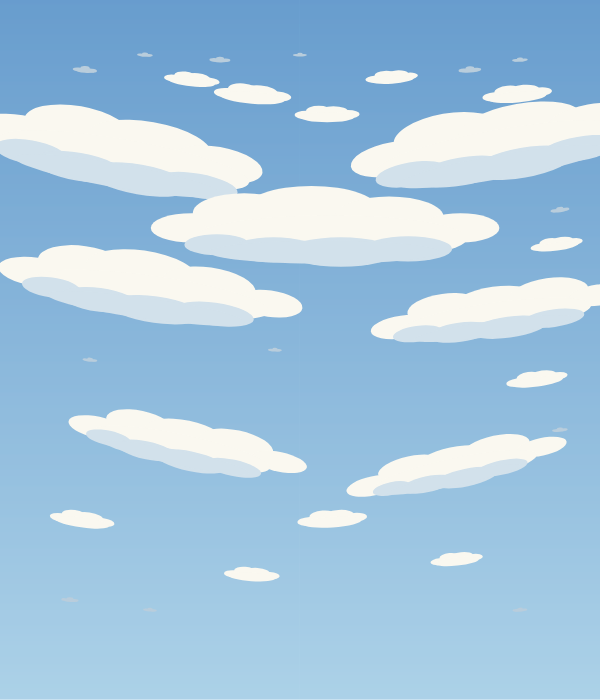
Frame 1 (no input)
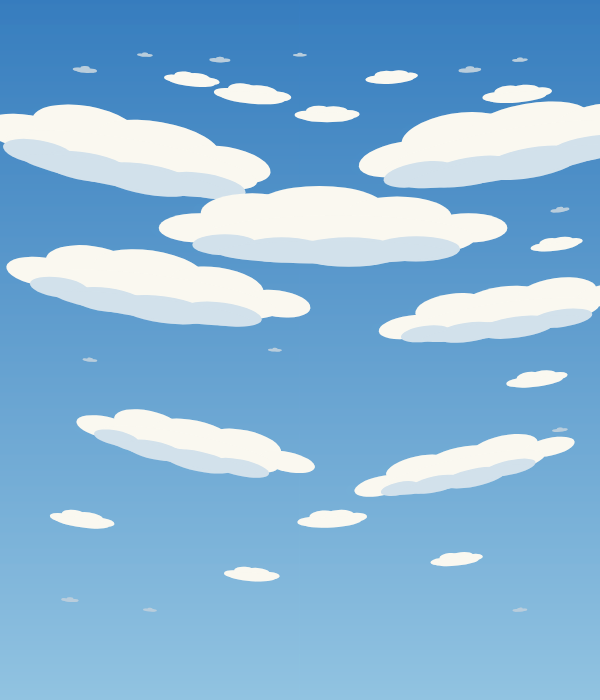
Frame 60 (no input)
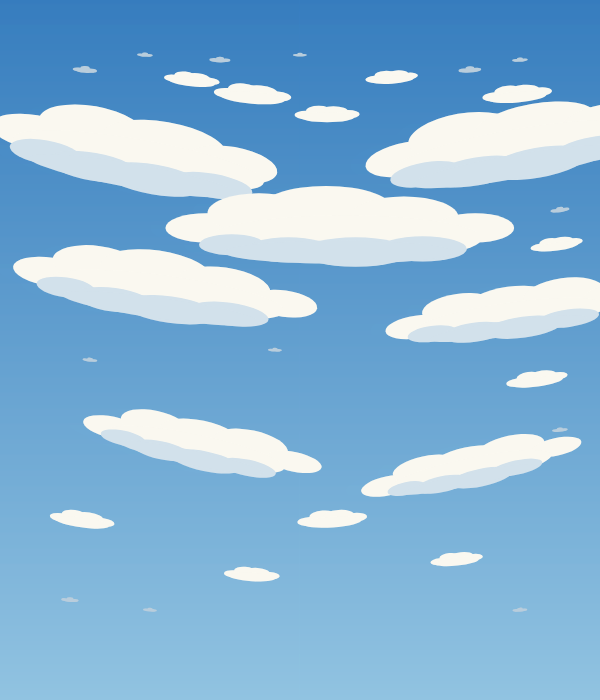
Frame 120 (the mouse pressed at the canvas centre since frame 60)

The p5.js sketch that drew these frames (run headless with seeded random() and noise() and a simulated clock; from frame 60 on, the mouse is pressed at the canvas centre):

// p5.js sketch
// ── sketch.js
let cloudMove = 0;

function setup() {
  createCanvas(600, 700);
  angleMode(DEGREES);
}

function draw() {
  cloudMove = sin(frameCount * 0.4) * 20;
  let seasonFrame = frameCount % 1500;

  if (seasonFrame < 225) {
    drawSpringSky();
    drawSpringClouds(255);

  } else if (seasonFrame < 375) {
    let amount = (seasonFrame - 225) / 150;

    drawSkyTransition(
      color(55, 125, 190),
      color(145, 195, 225),
      color(65, 150, 220),
      color(170, 225, 245),
      amount
    );

    let springAlpha = lerp(255, 0, amount);
    drawSpringClouds(springAlpha);

    let sunAlpha = lerp(0, 255, amount);
    drawMovingSun(seasonFrame, sunAlpha);

    let summerAlpha = lerp(0, 255, amount);
    drawSummerClouds(summerAlpha);

  } else if (seasonFrame < 600) {
    drawSummerSky();
    drawMovingSun(seasonFrame, 255);
    drawSummerClouds(255);

  } else if (seasonFrame < 750) {
    let amount = (seasonFrame - 600) / 150;

    drawSkyTransition(
      color(65, 150, 220),
      color(170, 225, 245),
      color(185, 105, 55),
      color(245, 190, 115),
      amount
    );

    let sunAlpha = lerp(255, 0, amount);
    drawMovingSun(seasonFrame, sunAlpha);

    let summerAlpha = lerp(255, 0, amount);
    drawSummerClouds(summerAlpha);

    let autumnAlpha = lerp(0, 255, amount);
    drawAutumnClouds(autumnAlpha);
    drawAutumnLeaves(autumnAlpha);

  } else if (seasonFrame < 915) {
    drawAutumnSky();
    drawAutumnClouds(255);
    drawAutumnLeaves(255);

  } else if (seasonFrame < 1125) {
    let amount = (seasonFrame - 915) / 210;
    let smoothAmount = amount * amount * (3 - 2 * amount);

    drawSkyTransition(
      color(185, 105, 55),
      color(245, 190, 115),
      color(90, 115, 145),
      color(180, 195, 210),
      smoothAmount
    );

    let autumnAlpha = lerp(255, 0, smoothAmount);
    drawAutumnClouds(autumnAlpha);
    drawAutumnLeaves(autumnAlpha);

    let winterAlpha = lerp(0, 255, smoothAmount);
    drawWinterClouds(winterAlpha);
    drawSnow(winterAlpha);

  } else if (seasonFrame < 1290) {
    drawWinterSky();
    drawWinterClouds(255);
    drawSnow(255);

  } else {
    let amount = (seasonFrame - 1290) / 210;
    let smoothAmount = amount * amount * (3 - 2 * amount);

    drawSkyTransition(
      color(90, 115, 145),
      color(180, 195, 210),
      color(55, 125, 190),
      color(145, 195, 225),
      smoothAmount
    );

    let winterAlpha = lerp(255, 0, smoothAmount);
    drawWinterClouds(winterAlpha);
    drawSnow(winterAlpha);

    let springAlpha = lerp(0, 255, smoothAmount);
    drawSpringClouds(springAlpha);
  }
}


// =====================================================
// GRADIENT SKY
// =====================================================

function drawGradientSky(topColor, bottomColor) {
  for (let y = 0; y < height; y++) {
    let amount = map(y, 0, height, 0, 1);
    let skyColor = lerpColor(topColor, bottomColor, amount);

    stroke(skyColor);
    line(0, y, width, y);
  }
}


// =====================================================
// SKY TRANSITION
// =====================================================

function drawSkyTransition(
  oldTop,
  oldBottom,
  newTop,
  newBottom,
  amount
) {
  let topColor = lerpColor(oldTop, newTop, amount);
  let bottomColor = lerpColor(oldBottom, newBottom, amount);

  drawGradientSky(topColor, bottomColor);
}


// =====================================================
// SPRING SKY
// Darker spring blue
// =====================================================

function drawSpringSky() {
  let topColor = color(55, 125, 190);
  let bottomColor = color(145, 195, 225);

  drawGradientSky(topColor, bottomColor);
}


// =====================================================
// SUMMER SKY
// =====================================================

function drawSummerSky() {
  let topColor = color(65, 150, 220);
  let bottomColor = color(170, 225, 245);

  drawGradientSky(topColor, bottomColor);
}


// =====================================================
// AUTUMN SKY
// =====================================================

function drawAutumnSky() {
  let topColor = color(185, 105, 55);
  let bottomColor = color(245, 190, 115);

  drawGradientSky(topColor, bottomColor);
}


// =====================================================
// WINTER SKY
// =====================================================

function drawWinterSky() {
  let topColor = color(90, 115, 145);
  let bottomColor = color(180, 195, 210);

  drawGradientSky(topColor, bottomColor);
}


// =====================================================
// MOVING SUN
// =====================================================

function drawMovingSun(seasonFrame, sunAlpha) {
  let sunProgress = map(
    seasonFrame,
    225,
    750,
    0,
    1
  );

  sunProgress = constrain(
    sunProgress,
    0,
    1
  );

  let sunX = lerp(
    60,
    540,
    sunProgress
  );

  let sunY =
    200 -
    sin(sunProgress * 180) * 120;

  noStroke();

  fill(
    255,
    220,
    90,
    sunAlpha * 0.15
  );

  ellipse(
    sunX,
    sunY,
    150,
    150
  );

  fill(
    255,
    220,
    80,
    sunAlpha * 0.30
  );

  ellipse(
    sunX,
    sunY,
    110,
    110
  );

  fill(
    255,
    225,
    90,
    sunAlpha
  );

  ellipse(
    sunX,
    sunY,
    68,
    68
  );
}


// =====================================================
// SPRING CLOUDS
// =====================================================

function drawSpringClouds(alphaValue) {
  let bigCloudColor =
    color(250, 248, 240, alphaValue);

  let bigShadowColor =
    color(210, 225, 235, alphaValue);

  let mediumCloudColor =
    color(250, 248, 240, alphaValue);

  let smallCloudColor =
    color(185, 205, 220, alphaValue);


  drawBigCloud1(
    110 + cloudMove,
    150,
    1.00,
    10,
    bigCloudColor,
    bigShadowColor
  );

  drawBigCloud2(
    130 + cloudMove,
    285,
    0.95,
    8,
    bigCloudColor,
    bigShadowColor
  );

  drawBigCloud3(
    165 + cloudMove,
    440,
    0.82,
    12,
    bigCloudColor,
    bigShadowColor
  );

  drawBigCloud4(
    305 + cloudMove,
    230,
    1.05,
    0,
    bigCloudColor,
    bigShadowColor
  );

  drawBigCloud5(
    485 + cloudMove,
    145,
    1.00,
    -10,
    bigCloudColor,
    bigShadowColor
  );

  drawBigCloud6(
    475 + cloudMove,
    315,
    0.88,
    -8,
    bigCloudColor,
    bigShadowColor
  );

  drawBigCloud7(
    440 + cloudMove,
    470,
    0.80,
    -12,
    bigCloudColor,
    bigShadowColor
  );


  drawMediumCloud(
    250,
    95,
    0.50,
    5,
    mediumCloudColor
  );

  drawMediumCloud(
    325,
    115,
    0.42,
    0,
    mediumCloudColor
  );

  drawMediumCloud(
    515,
    95,
    0.45,
    -5,
    mediumCloudColor
  );

  drawMediumCloud(
    80,
    520,
    0.42,
    8,
    mediumCloudColor
  );

  drawMediumCloud(
    330,
    520,
    0.45,
    -4,
    mediumCloudColor
  );

  drawMediumCloud(
    535,
    380,
    0.40,
    -8,
    mediumCloudColor
  );

  drawMediumCloud(
    190,
    80,
    0.36,
    6,
    mediumCloudColor
  );

  drawMediumCloud(
    390,
    78,
    0.34,
    -4,
    mediumCloudColor
  );

  drawMediumCloud(
    555,
    245,
    0.34,
    -8,
    mediumCloudColor
  );

  drawMediumCloud(
    250,
    575,
    0.36,
    4,
    mediumCloudColor
  );

  drawMediumCloud(
    455,
    560,
    0.34,
    -6,
    mediumCloudColor
  );


  drawSmallCloud(
    85,
    70,
    0.28,
    5,
    smallCloudColor
  );

  drawSmallCloud(
    220,
    60,
    0.24,
    2,
    smallCloudColor
  );

  drawSmallCloud(
    470,
    70,
    0.26,
    -4,
    smallCloudColor
  );

  drawSmallCloud(
    560,
    210,
    0.22,
    -8,
    smallCloudColor
  );

  drawSmallCloud(
    70,
    600,
    0.20,
    5,
    smallCloudColor
  );

  drawSmallCloud(
    145,
    55,
    0.18,
    4,
    smallCloudColor
  );

  drawSmallCloud(
    300,
    55,
    0.16,
    0,
    smallCloudColor
  );

  drawSmallCloud(
    520,
    60,
    0.18,
    -4,
    smallCloudColor
  );

  drawSmallCloud(
    275,
    350,
    0.16,
    3,
    smallCloudColor
  );

  drawSmallCloud(
    90,
    360,
    0.17,
    6,
    smallCloudColor
  );

  drawSmallCloud(
    560,
    430,
    0.18,
    -6,
    smallCloudColor
  );

  drawSmallCloud(
    150,
    610,
    0.16,
    4,
    smallCloudColor
  );

  drawSmallCloud(
    520,
    610,
    0.17,
    -4,
    smallCloudColor
  );
}


// =====================================================
// SUMMER CLOUDS
// =====================================================

function drawSummerClouds(alphaValue) {
  let summerCloudColor =
    color(255, 253, 245, alphaValue);

  let summerShadowColor =
    color(215, 235, 245, alphaValue);


  drawBigCloud1(
    120 + cloudMove,
    145,
    0.85,
    5,
    summerCloudColor,
    summerShadowColor
  );

  drawBigCloud5(
    480 + cloudMove,
    260,
    0.75,
    -6,
    summerCloudColor,
    summerShadowColor
  );

  drawMediumCloud(
    330,
    90,
    0.45,
    0,
    summerCloudColor
  );

  drawSmallCloud(
    540,
    90,
    0.25,
    -5,
    summerCloudColor
  );

  drawSmallCloud(
    210,
    500,
    0.22,
    4,
    summerCloudColor
  );
}


// =====================================================
// AUTUMN CLOUDS
// =====================================================

function drawAutumnClouds(alphaValue) {
  let autumnCloudColor =
    color(225, 190, 160, alphaValue);

  let autumnShadowColor =
    color(190, 145, 125, alphaValue);


  drawBigCloud2(
    120 + cloudMove,
    150,
    0.80,
    7,
    autumnCloudColor,
    autumnShadowColor
  );

  drawBigCloud6(
    470 + cloudMove,
    240,
    0.72,
    -7,
    autumnCloudColor,
    autumnShadowColor
  );

  drawMediumCloud(
    310,
    95,
    0.42,
    0,
    autumnCloudColor
  );

  drawMediumCloud(
    510,
    410,
    0.38,
    -5,
    autumnCloudColor
  );

  drawSmallCloud(
    130,
    450,
    0.22,
    5,
    autumnCloudColor
  );
}


// =====================================================
// AUTUMN LEAVES
// =====================================================

function drawAutumnLeaves(alphaValue) {
  let y1 =
    (frameCount * 0.50) % 760 - 30;

  let y2 =
    (frameCount * 0.40 + 160) % 760 - 30;

  let y3 =
    (frameCount * 0.60 + 320) % 760 - 30;

  let y4 =
    (frameCount * 0.35 + 480) % 760 - 30;

  let y5 =
    (frameCount * 0.45 + 600) % 760 - 30;

  let y6 =
    (frameCount * 0.55 + 250) % 760 - 30;

  let y7 =
    (frameCount * 0.375 + 420) % 760 - 30;

  let y8 =
    (frameCount * 0.475 + 80) % 760 - 30;


  let sway1 =
    sin(frameCount * 1.0) * 20;

  let sway2 =
    sin(frameCount * 0.85 + 60) * 25;

  let sway3 =
    sin(frameCount * 1.1 + 120) * 18;

  let sway4 =
    sin(frameCount * 0.75 + 180) * 28;

  let sway5 =
    sin(frameCount * 0.95 + 240) * 22;

  let sway6 =
    sin(frameCount * 0.8 + 300) * 20;

  let sway7 =
    sin(frameCount * 1.05 + 100) * 24;

  let sway8 =
    sin(frameCount * 0.9 + 200) * 18;


  drawLeaf(
    80 + sway1,
    y1,
    14,
    frameCount * 1.0,
    color(190, 75, 35, alphaValue)
  );

  drawLeaf(
    170 + sway2,
    y2,
    12,
    frameCount * 0.75,
    color(220, 120, 35, alphaValue)
  );

  drawLeaf(
    260 + sway3,
    y3,
    15,
    frameCount * 1.1,
    color(165, 65, 35, alphaValue)
  );

  drawLeaf(
    350 + sway4,
    y4,
    13,
    frameCount * 0.85,
    color(235, 145, 45, alphaValue)
  );

  drawLeaf(
    450 + sway5,
    y5,
    14,
    frameCount * 1.05,
    color(185, 80, 30, alphaValue)
  );

  drawLeaf(
    540 + sway6,
    y6,
    12,
    frameCount * 0.9,
    color(225, 110, 35, alphaValue)
  );

  drawLeaf(
    210 + sway7,
    y7,
    11,
    frameCount * 1.15,
    color(200, 90, 30, alphaValue)
  );

  drawLeaf(
    410 + sway8,
    y8,
    13,
    frameCount * 0.8,
    color(235, 155, 55, alphaValue)
  );
}


// =====================================================
// ONE AUTUMN LEAF
// =====================================================

function drawLeaf(
  x,
  y,
  leafSize,
  leafAngle,
  leafColor
) {
  push();

  translate(x, y);
  rotate(leafAngle);

  noStroke();
  fill(leafColor);

  ellipse(
    0,
    0,
    leafSize,
    leafSize * 0.55
  );

  triangle(
    leafSize * 0.35,
    0,
    leafSize * 0.65,
    -3,
    leafSize * 0.65,
    3
  );

  pop();
}


// =====================================================
// WINTER CLOUDS
// =====================================================

function drawWinterClouds(alphaValue) {
  let winterCloudColor =
    color(195, 205, 215, alphaValue);

  let winterShadowColor =
    color(150, 165, 180, alphaValue);


  drawBigCloud1(
    90 + cloudMove,
    120,
    1.00,
    5,
    winterCloudColor,
    winterShadowColor
  );

  drawBigCloud2(
    300 + cloudMove,
    170,
    0.95,
    0,
    winterCloudColor,
    winterShadowColor
  );

  drawBigCloud3(
    500 + cloudMove,
    110,
    0.90,
    -6,
    winterCloudColor,
    winterShadowColor
  );

  drawBigCloud6(
    450 + cloudMove,
    330,
    0.80,
    -5,
    winterCloudColor,
    winterShadowColor
  );

  drawMediumCloud(
    150,
    300,
    0.48,
    4,
    winterCloudColor
  );

  drawMediumCloud(
    330,
    420,
    0.42,
    -3,
    winterCloudColor
  );

  drawSmallCloud(
    520,
    500,
    0.25,
    -5,
    winterCloudColor
  );
}


// =====================================================
// SNOW
// =====================================================

function drawSnow(alphaValue) {
  noStroke();

  fill(
    255,
    255,
    255,
    alphaValue
  );

  drawSnowflake(
    50,
    (frameCount * 0.60) % 720,
    6
  );

  drawSnowflake(
    110,
    (frameCount * 0.40 + 120) % 720,
    4
  );

  drawSnowflake(
    170,
    (frameCount * 0.50 + 250) % 720,
    5
  );

  drawSnowflake(
    230,
    (frameCount * 0.70 + 60) % 720,
    4
  );

  drawSnowflake(
    290,
    (frameCount * 0.45 + 380) % 720,
    6
  );

  drawSnowflake(
    350,
    (frameCount * 0.55 + 180) % 720,
    5
  );

  drawSnowflake(
    410,
    (frameCount * 0.375 + 470) % 720,
    4
  );

  drawSnowflake(
    470,
    (frameCount * 0.65 + 300) % 720,
    6
  );

  drawSnowflake(
    530,
    (frameCount * 0.425 + 520) % 720,
    5
  );

  drawSnowflake(
    580,
    (frameCount * 0.575 + 90) % 720,
    4
  );

  drawSnowflake(
    80,
    (frameCount * 0.45 + 400) % 720,
    3
  );

  drawSnowflake(
    145,
    (frameCount * 0.625 + 550) % 720,
    4
  );

  drawSnowflake(
    205,
    (frameCount * 0.35 + 330) % 720,
    3
  );

  drawSnowflake(
    320,
    (frameCount * 0.50 + 620) % 720,
    4
  );

  drawSnowflake(
    390,
    (frameCount * 0.65 + 40) % 720,
    3
  );

  drawSnowflake(
    500,
    (frameCount * 0.475 + 200) % 720,
    4
  );

  drawSnowflake(
    555,
    (frameCount * 0.40 + 350) % 720,
    3
  );
}


// =====================================================
// ONE SNOWFLAKE
// =====================================================

function drawSnowflake(
  x,
  y,
  snowSize
) {
  let snowX =
    x +
    sin(frameCount * 0.75 + x) * 8;

  ellipse(
    snowX,
    y,
    snowSize,
    snowSize
  );
}


// =====================================================
// REFERENCE CLOUD A
// =====================================================

function drawReferenceCloudA(
  x,
  y,
  s,
  angle,
  mainColor,
  shadowColor
) {
  push();

  translate(x, y);
  rotate(angle);
  noStroke();

  fill(mainColor);

  ellipse(-92 * s, -2 * s, 88 * s, 34 * s);
  ellipse(-36 * s, -16 * s, 108 * s, 44 * s);
  ellipse(38 * s, -12 * s, 126 * s, 46 * s);
  ellipse(108 * s, -4 * s, 92 * s, 36 * s);
  ellipse(15 * s, 8 * s, 255 * s, 42 * s);

  fill(shadowColor);

  ellipse(-78 * s, 16 * s, 72 * s, 24 * s);
  ellipse(-28 * s, 22 * s, 92 * s, 28 * s);
  ellipse(34 * s, 24 * s, 102 * s, 30 * s);
  ellipse(92 * s, 20 * s, 82 * s, 24 * s);
  ellipse(12 * s, 24 * s, 210 * s, 24 * s);

  pop();
}


// =====================================================
// REFERENCE CLOUD B
// =====================================================

function drawReferenceCloudB(
  x,
  y,
  s,
  angle,
  mainColor,
  shadowColor
) {
  push();

  translate(x, y);
  rotate(angle);
  noStroke();

  fill(mainColor);

  ellipse(-100 * s, 0 * s, 80 * s, 30 * s);
  ellipse(-52 * s, -14 * s, 96 * s, 40 * s);
  ellipse(10 * s, -16 * s, 118 * s, 44 * s);
  ellipse(82 * s, -10 * s, 100 * s, 40 * s);
  ellipse(148 * s, -1 * s, 70 * s, 28 * s);
  ellipse(24 * s, 7 * s, 250 * s, 40 * s);

  fill(shadowColor);

  ellipse(-82 * s, 14 * s, 62 * s, 21 * s);
  ellipse(-30 * s, 20 * s, 82 * s, 25 * s);
  ellipse(30 * s, 22 * s, 100 * s, 28 * s);
  ellipse(92 * s, 18 * s, 84 * s, 24 * s);
  ellipse(20 * s, 22 * s, 210 * s, 22 * s);

  pop();
}


// =====================================================
// REFERENCE CLOUD C
// =====================================================

function drawReferenceCloudC(
  x,
  y,
  s,
  angle,
  mainColor,
  shadowColor
) {
  push();

  translate(x, y);
  rotate(angle);
  noStroke();

  fill(mainColor);

  ellipse(-84 * s, 2 * s, 72 * s, 26 * s);
  ellipse(-34 * s, -12 * s, 84 * s, 34 * s);
  ellipse(24 * s, -10 * s, 102 * s, 38 * s);
  ellipse(86 * s, -12 * s, 92 * s, 36 * s);
  ellipse(142 * s, -3 * s, 68 * s, 24 * s);
  ellipse(22 * s, 7 * s, 220 * s, 36 * s);

  fill(shadowColor);

  ellipse(-68 * s, 12 * s, 56 * s, 18 * s);
  ellipse(-20 * s, 17 * s, 72 * s, 22 * s);
  ellipse(36 * s, 19 * s, 88 * s, 24 * s);
  ellipse(88 * s, 16 * s, 70 * s, 20 * s);
  ellipse(18 * s, 18 * s, 180 * s, 18 * s);

  pop();
}


// =====================================================
// BIG CLOUD 1
// =====================================================

function drawBigCloud1(
  x,
  y,
  s,
  angle,
  mainColor,
  shadowColor
) {
  drawReferenceCloudA(
    x,
    y,
    s,
    angle,
    mainColor,
    shadowColor
  );
}


// =====================================================
// BIG CLOUD 2
// =====================================================

function drawBigCloud2(
  x,
  y,
  s,
  angle,
  mainColor,
  shadowColor
) {
  drawReferenceCloudB(
    x,
    y,
    s,
    angle,
    mainColor,
    shadowColor
  );
}


// =====================================================
// BIG CLOUD 3
// =====================================================

function drawBigCloud3(
  x,
  y,
  s,
  angle,
  mainColor,
  shadowColor
) {
  drawReferenceCloudC(
    x,
    y,
    s,
    angle,
    mainColor,
    shadowColor
  );
}


// =====================================================
// BIG CLOUD 4
// =====================================================

function drawBigCloud4(
  x,
  y,
  s,
  angle,
  mainColor,
  shadowColor
) {
  push();

  translate(x, y);
  rotate(angle);
  noStroke();

  fill(mainColor);

  ellipse(-108 * s, -2 * s, 78 * s, 28 * s);
  ellipse(-58 * s, -16 * s, 98 * s, 38 * s);
  ellipse(6 * s, -18 * s, 130 * s, 48 * s);
  ellipse(80 * s, -12 * s, 104 * s, 40 * s);
  ellipse(148 * s, -2 * s, 74 * s, 28 * s);
  ellipse(24 * s, 8 * s, 260 * s, 44 * s);

  fill(shadowColor);

  ellipse(-84 * s, 14 * s, 62 * s, 20 * s);
  ellipse(-30 * s, 19 * s, 82 * s, 24 * s);
  ellipse(34 * s, 21 * s, 104 * s, 28 * s);
  ellipse(98 * s, 18 * s, 84 * s, 24 * s);
  ellipse(18 * s, 21 * s, 220 * s, 22 * s);

  pop();
}


// =====================================================
// BIG CLOUD 5
// =====================================================

function drawBigCloud5(
  x,
  y,
  s,
  angle,
  mainColor,
  shadowColor
) {
  drawReferenceCloudA(
    x,
    y,
    s,
    angle,
    mainColor,
    shadowColor
  );
}


// =====================================================
// BIG CLOUD 6
// =====================================================

function drawBigCloud6(
  x,
  y,
  s,
  angle,
  mainColor,
  shadowColor
) {
  drawReferenceCloudC(
    x,
    y,
    s,
    angle,
    mainColor,
    shadowColor
  );
}


// =====================================================
// BIG CLOUD 7
// =====================================================

function drawBigCloud7(
  x,
  y,
  s,
  angle,
  mainColor,
  shadowColor
) {
  push();

  translate(x, y);
  rotate(angle);
  noStroke();

  fill(mainColor);

  ellipse(-86 * s, 2 * s, 68 * s, 24 * s);
  ellipse(-36 * s, -10 * s, 82 * s, 30 * s);
  ellipse(18 * s, -8 * s, 96 * s, 34 * s);
  ellipse(74 * s, -12 * s, 86 * s, 32 * s);
  ellipse(130 * s, -2 * s, 64 * s, 22 * s);
  ellipse(18 * s, 6 * s, 208 * s, 34 * s);

  fill(shadowColor);

  ellipse(-64 * s, 10 * s, 48 * s, 16 * s);
  ellipse(-20 * s, 14 * s, 66 * s, 20 * s);
  ellipse(30 * s, 16 * s, 80 * s, 22 * s);
  ellipse(76 * s, 13 * s, 66 * s, 18 * s);
  ellipse(14 * s, 15 * s, 170 * s, 16 * s);

  pop();
}


// =====================================================
// MEDIUM CLOUD
// =====================================================

function drawMediumCloud(
  x,
  y,
  s,
  angle,
  cloudColor
) {
  push();

  translate(x, y);
  rotate(angle);
  noStroke();
  fill(cloudColor);

  ellipse(-45 * s, 0 * s, 55 * s, 20 * s);
  ellipse(-15 * s, -10 * s, 60 * s, 24 * s);
  ellipse(20 * s, -8 * s, 70 * s, 26 * s);
  ellipse(55 * s, -2 * s, 55 * s, 20 * s);
  ellipse(5 * s, 5 * s, 130 * s, 24 * s);

  pop();
}


// =====================================================
// SMALL CLOUD
// =====================================================

function drawSmallCloud(
  x,
  y,
  s,
  angle,
  cloudColor
) {
  push();

  translate(x, y);
  rotate(angle);
  noStroke();
  fill(cloudColor);

  ellipse(-24 * s, 0, 40 * s, 14 * s);
  ellipse(0, -6 * s, 34 * s, 16 * s);
  ellipse(24 * s, 0 * s, 38 * s, 14 * s);
  ellipse(0, 3 * s, 68 * s, 14 * s);

  pop();
}
